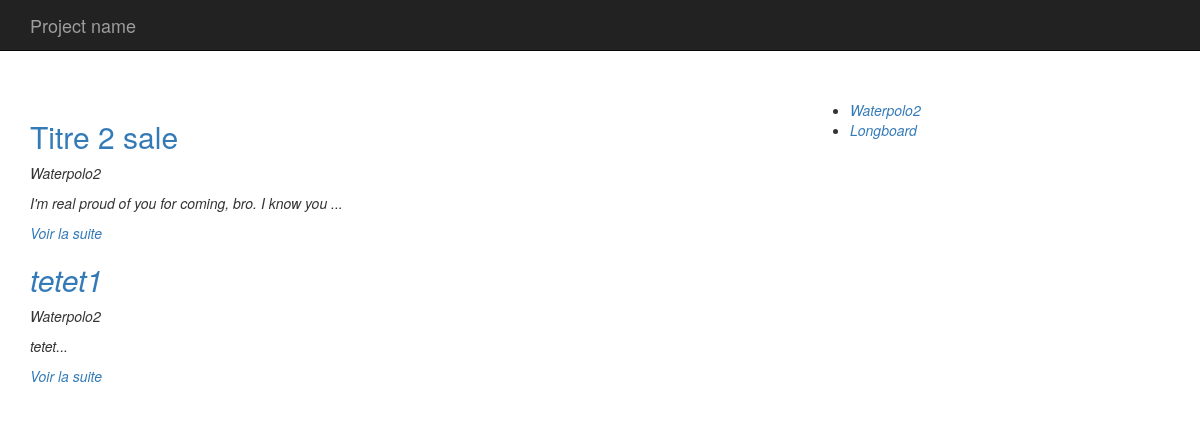
The page / on the database its author committed.
### tables this page shows
CREATE TABLE IF NOT EXISTS `articles` (
  `id` int(11) NOT NULL AUTO_INCREMENT,
  `titre` varchar(255) DEFAULT NULL,
  `contenu` longtext,
  `date` datetime DEFAULT NULL,
  `category_id` int(11) NOT NULL,
  PRIMARY KEY (`id`)
);

CREATE TABLE IF NOT EXISTS `categories` (
  `id` int(11) NOT NULL AUTO_INCREMENT,
  `titre` varchar(255) DEFAULT NULL,
  PRIMARY KEY (`id`)
);

### Core/Controller/Controller.php (called while the page is built, shortened)
<?php
class Controller{
	protected $viewPath;
	protected $template;
	protected function render($view, $variables = [] ){
		extract($variables);
		require($this->viewPath . str_replace('.', '/', $view) . '.php');
		$content = ob_get_clean();
		require($this->viewPath . 'templates/'. $this->template . '.php' );
	}
}

### app/Controller/PostsController.php (called while the page is built, shortened)
<?php
class PostsController extends AppController{
	public function index(){
		$articles = $this->Article->last();
		$categories = $this->Category->all();
		$this->render('posts.index', compact('articles', 'categories'));
	}
}
?>

### index.php (called while the page is built, shortened)
<?php
if (isset($_GET['p'])){
	$p = $_GET['p'];
} else {
	$p = 'posts.index';
}
$page = explode('.', $p);
if ($page[0] == 'admin'){
	$controller = '\App\Controller\Admin\\' . ucfirst($page[1]) . 'Controller';
	$action = $page[2];
}else {
	$action = $page[1];
}
$controller = new $controller();
$controller->$action();
?>

### Core/Table/Table.php (called while the page is built, shortened)
<?php
class Table {
	protected $table;
	protected $db;
	public function __construct(Database $db){
		$parts = explode('\\', get_class($this));
		$class_name = end($parts);
		if ($this->table == null) {
			$this->table = strtolower(str_replace('Table', '', $class_name)) . 's';
		}
		$this->db = $db;
	}
	public function query($statement, $attributes = null, $only_one = false){
		if ($attributes) {
			return $this->db->prepare($statement, $attributes, str_replace('Table', 'Entity', get_class($this)), $only_one);
		} else {
			return $this->db->query($statement, str_replace('Table', 'Entity', get_class($this)), $only_one);
		}
	}
	public function all(){
		return $this->query('SELECT * FROM ' . $this->table);
	}
}
?>

### Core/Database/MySqlDatabase.php (called while the page is built, shortened)
<?php
class MySqlDatabase extends Database
{
    private $db_name;
    private $db_user;
    private $db_pass;
    private $db_host;
    private $pdo;
public function __construct($db_name, $db_user = 'root', $db_pass = 'root', $db_host = 'localhost'){
    $this->db_name = $db_name;
    $this->db_user = $db_user;
    $this->db_pass = $db_pass;
    $this->db_host = $db_host;
}
private function getPDO(){
	if ($this->pdo == null) {
		$connect = 'mysql:dbname=' . $this->db_name . ';host=' . $this->db_host;
		$pdo = new PDO($connect, $this->db_user, $this->db_pass);
        $pdo->setAttribute(PDO::ATTR_ERRMODE, PDO::ERRMODE_EXCEPTION);
        $this->pdo = $pdo;
    }
    return $this->pdo;
}
public function query($statement, $class_name = null, $only_one = false){
	$req = $this->getPDO()->query($statement);
	if ($class_name == null){
		$req->setFetchMode(PDO::FETCH_OBJ);
	} else {
		$req->setFetchMode(PDO::FETCH_CLASS, $class_name);
	}
	if ($only_one) {
		$datas = $req->fetch();
	} else {
		$datas = $req->fetchAll();
	}
	return $datas;
}
}

### app/Table/ArticleTable.php (called while the page is built, shortened)
<?php
class ArticleTable extends Table{
	public function last() {
		return $this->query("
			SELECT articles.id, articles.titre, contenu, categories.titre AS categorie
			FROM articles
			LEFT JOIN categories ON articles.category_id = categories.id
			ORDER BY articles.date DESC");
	}
}
?>

### app/Autoloader.php (called while the page is built, shortened)
<?php
class Autoloader
{
    static function autoload($class)
	{
		if (strpos($class, __NAMESPACE__ . '\\') === 0) {
			$class = str_replace(__NAMESPACE__ . '\\', '', $class);
			$class = str_replace('\\', '/', $class);
        }
    }
}
?>

### Core/Autoloader.php (called while the page is built, shortened)
<?php
class Autoloader
{
    static function autoload($class)
    {
        if (strpos($class, __NAMESPACE__ . '\\') === 0) {
            $class = str_replace(__NAMESPACE__ . '\\', '', $class);
            $class = str_replace('\\', '/', $class);
        }
    }
}
?>

### Core/Entity/Entity.php (called while the page is built, shortened)
<?php
class Entity{
public function __get($key){
	$method ='get' . ucfirst($key);
	$this->$key = $this->$method();
	return $this->$key;
	}
}
?>

### app/Entity/CategoryEntity.php (called while the page is built, shortened)
<?php
class CategoryEntity extends Entity{
	public function getUrl(){
		return 'index.php?p=posts.category&id=' . $this->id;
	}
}
?>

### app/Views/posts/index.php (the view, shortened to what this page needs)
<div class="row">
<div class="col-sm-8">
	<?php foreach ($articles as $post): ?>
        	<h2><a href="<?= $post->url; ?>"><?= $post->titre; ?></a></h2>
			<p><em><?= $post->categorie; ?></em</p>
        	<p><?= $post->extrait; ?></p>
	    <?php endforeach; ?>
	</div>
	<div class="col-sm-4">
		<ul>
			<?php foreach ($categories as $category): ?>
				<li><a href="<?= $category->url; ?>"><?= $category->titre; ?></a></li>
			<?php endforeach; ?>
		</ul>
	</div>

### app/Entity/ArticleEntity.php (shortened to what this page needs)
<?php
class ArticleEntity extends Entity{
	public function getUrl(){
		return 'index.php?p=posts.single&id=' . $this->id;
	}
	public function getExtrait(){
		$html =  '<p>' . substr($this->contenu, 0, 50) . '...</p>';
		$html .=  '<p><a href="' . $this->getUrl() . '">Voir la suite</a></p>';
		return $html;
	}
}
?>

### app/Views/templates/default.php (shortened to what this page needs)
<!DOCTYPE html>
<html lang="en">
  <head>
    <link href="//maxcdn.bootstrapcdn.com/bootstrap/3.3.6/css/bootstrap.min.css" rel="stylesheet">
  </head>
  <body>
    <nav class="navbar navbar-inverse navbar-fixed-top">
      <div class="container">
        <div class="navbar-header">
          <a class="navbar-brand" href="index.php">Project name</a>
        </div>
      </div>
    </nav>
    <div class="container">
      <div class="starter-template" style="padding-top: 100px;">
        <?= $content; ?>
      </div>
	</div>
</body>
</html>

### rows shown on the page
articles: titre "Titre 2 sale", category.titre "Waterpolo2"
articles: titre "tetet1", category.titre "Waterpolo2"
categories: titre "Waterpolo2"
categories: titre "Longboard"
